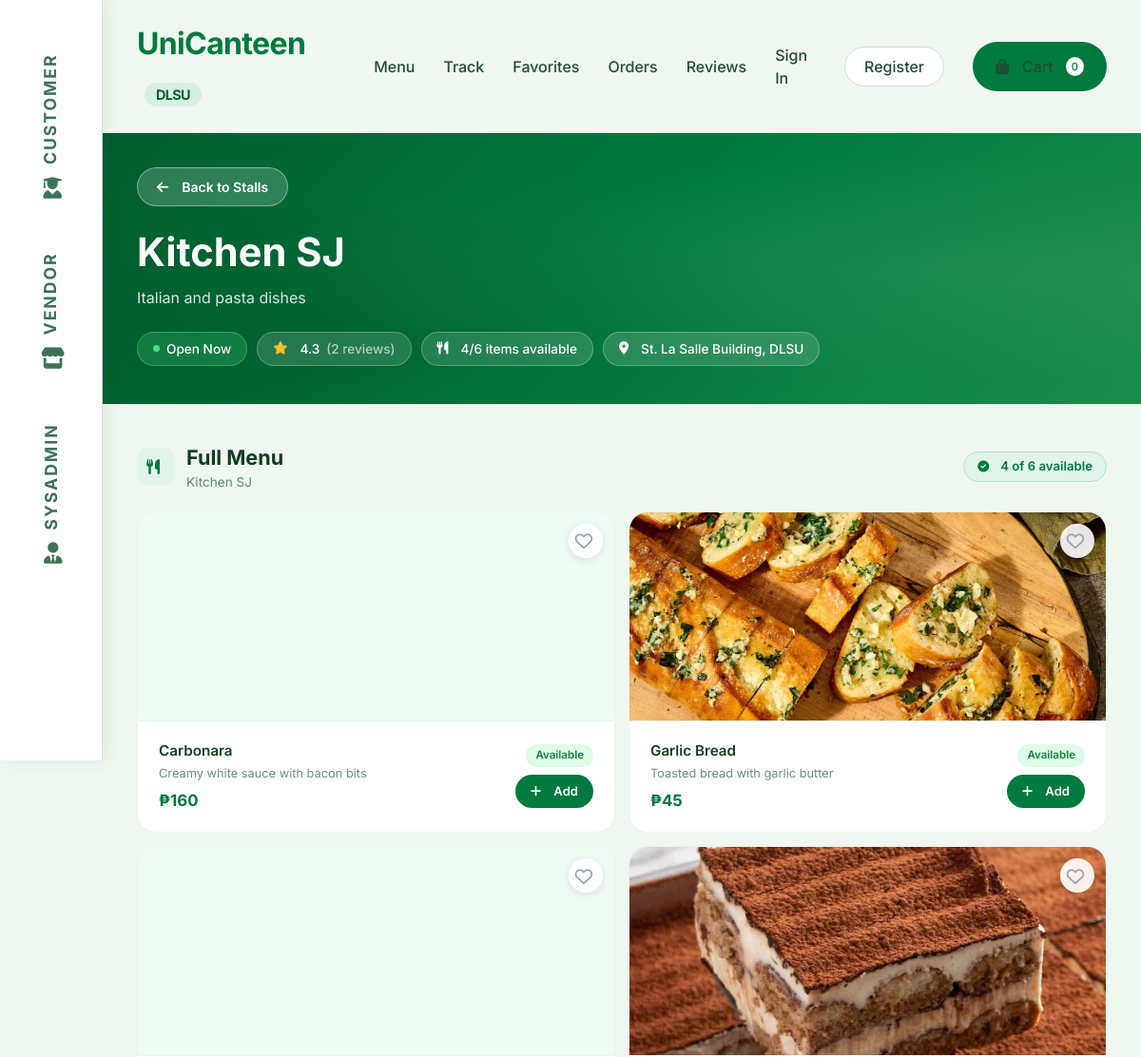
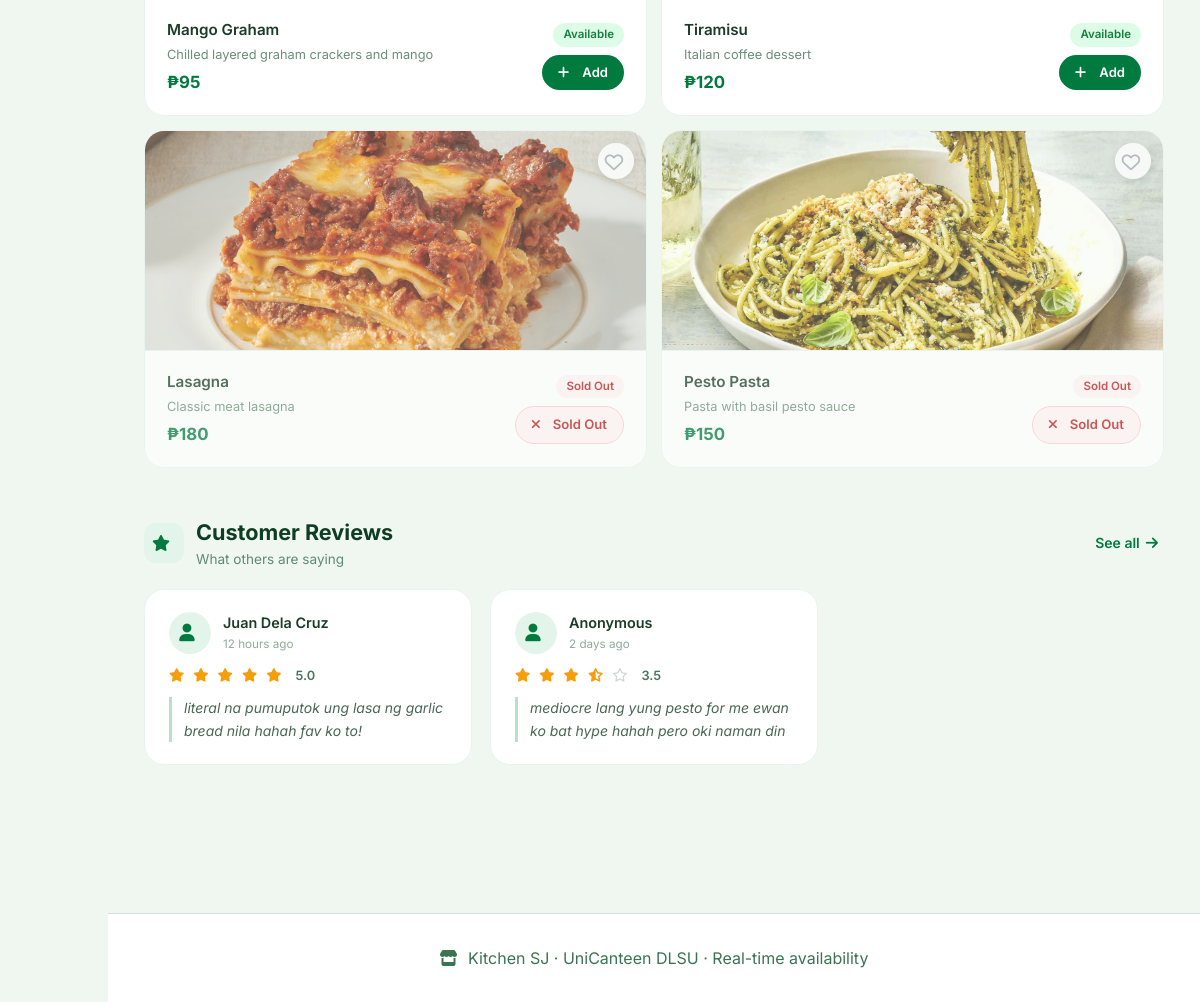
The app's page /index.php?page=restaurant&id=3 with its own data (2 pictures, top to bottom).
### tables this page shows
CREATE TABLE Restaurants (
    ID INT PRIMARY KEY AUTO_INCREMENT,
    name VARCHAR(60) NOT NULL,
    address VARCHAR(100),
    description TEXT,
    logo_url VARCHAR(255),
    owner_ID INT,
    is_open BOOLEAN DEFAULT TRUE,
    created_at TIMESTAMP DEFAULT CURRENT_TIMESTAMP,
    FOREIGN KEY (owner_ID) REFERENCES Users(ID)
);

CREATE TABLE Items (
    ID INT PRIMARY KEY AUTO_INCREMENT,
    name VARCHAR(60) NOT NULL,
    description TEXT,
    price DECIMAL(10, 2) NOT NULL,
    image_url VARCHAR(255),
    isAvailable BOOLEAN DEFAULT TRUE,
    restaurant_ID INT,
    created_at TIMESTAMP DEFAULT CURRENT_TIMESTAMP,
    FOREIGN KEY (restaurant_ID) REFERENCES Restaurants(ID) ON DELETE CASCADE
);

CREATE TABLE Ratings (
    ID INT PRIMARY KEY AUTO_INCREMENT,
    restaurant_ID INT,
    order_ID INT UNIQUE,
    rating DECIMAL(3, 2) CHECK (rating BETWEEN 1.0 AND 5.0),
    review TEXT,
    is_anonymous BOOLEAN DEFAULT FALSE,
    timestamp TIMESTAMP DEFAULT CURRENT_TIMESTAMP,
    FOREIGN KEY (restaurant_ID) REFERENCES Restaurants(ID) ON DELETE CASCADE,
    FOREIGN KEY (order_ID) REFERENCES Orders(ID) ON DELETE CASCADE
);

CREATE TABLE Users (
    ID INT PRIMARY KEY AUTO_INCREMENT,
    email VARCHAR(60) UNIQUE NOT NULL,
    password VARCHAR(255) NOT NULL,
    full_name VARCHAR(100) NOT NULL,
    role ENUM('U', 'V', 'A') NOT NULL,
    created_at TIMESTAMP DEFAULT CURRENT_TIMESTAMP,
    is_active BOOLEAN DEFAULT TRUE,
    is_banned BOOLEAN DEFAULT FALSE,
    last_login TIMESTAMP NULL,
    login_attempts INT DEFAULT 0,
    locked_until TIMESTAMP NULL,
    security_question VARCHAR(255) NULL,
    security_answer VARCHAR(255) NULL
);

### frontend/restaurant.php (the view, shortened to what the rows shown need)
<?php
require_once __DIR__ . '/../config/config.php';
$restaurant_id = intval($_GET['id']);
$db = Database::getInstance()->getConnection();
$restaurantQuery = "SELECT
    r.*,
    COALESCE(AVG(rt.rating), 0) as avg_rating,
    COUNT(DISTINCT rt.ID) as rating_count,
    (SELECT COUNT(*) FROM Items WHERE restaurant_ID = r.ID AND isAvailable = TRUE) as available_items_count,
    (SELECT COUNT(*) FROM Items WHERE restaurant_ID = r.ID) as total_items_count
    FROM Restaurants r
    LEFT JOIN Ratings rt ON r.ID = rt.restaurant_ID
    WHERE r.ID = ?
    GROUP BY r.ID";
$stmt = $db->prepare($restaurantQuery);
$stmt->bind_param("i", $restaurant_id);
$stmt->execute();
$restaurantResult = $stmt->get_result();
$restaurant = $restaurantResult->fetch_assoc();
$itemsQuery = "SELECT * FROM Items WHERE restaurant_ID = ? ORDER BY isAvailable DESC, name";
$stmt = $db->prepare($itemsQuery);
$stmt->bind_param("i", $restaurant_id);
$stmt->execute();
$itemsResult = $stmt->get_result();
$reviewsQuery = "SELECT
    rt.*,
    u.full_name as reviewer_name
    FROM Ratings rt
    LEFT JOIN Orders o ON rt.order_ID = o.ID
    LEFT JOIN Users u ON o.customer_ID = u.ID
    WHERE rt.restaurant_ID = ?
    ORDER BY rt.timestamp DESC
    LIMIT 6";
$stmt = $db->prepare($reviewsQuery);
$stmt->bind_param("i", $restaurant_id);
$stmt->execute();
$reviewsResult = $stmt->get_result();
$cart_items_count = 0;
$userFavorites = [];
?>
<!DOCTYPE html>
<html lang="en">
<head>
    <link rel="stylesheet" href="https://cdnjs.cloudflare.com/ajax/libs/font-awesome/6.0.0-beta3/css/all.min.css">
    <link rel="stylesheet" href="<?php echo url('assets/styles.css'); ?>">
</head>
<body>
    <div class="main-content">
        <section class="page-section">
            <div class="wrapper">
                <nav class="customer-nav">
                    <a href="<?php echo url('index.php?page=customer'); ?>" class="logo">UniCanteen <span>DLSU</span></a>
                    <div class="customer-nav-links">
                        <a href="<?php echo url('index.php?page=customer'); ?>#menu">Menu</a>
                        <a href="<?php echo url('index.php?page=customer'); ?>#track">Track</a>
                        <a href="<?php echo url('index.php?page=favorites'); ?>">Favorites</a>
                        <a href="<?php echo url('index.php?page=orders'); ?>">Orders</a>
                        <a href="<?php echo url('index.php?page=reviews'); ?>">Reviews</a>
                        <?php if (isset($_SESSION['user_id'])): ?>
                            <a
                                href="<?php echo url('index.php?page=profile'); ?>"><?php echo htmlspecialchars(explode(' ', $_SESSION['user_name'] ?? 'Profile')[0]); ?></a>
                            <a href="<?php echo url('index.php?page=logout'); ?>" class="btn-outline">Logout</a>
                        <?php else: ?>
                            <a href="<?php echo url('index.php?page=login'); ?>">Sign In</a>
                            <a href="<?php echo url('index.php?page=register'); ?>" class="btn-outline">Register</a>
                        <?php endif; ?>
                        <a href="<?php echo url('index.php?page=cart'); ?>" class="btn-primary">
                            <i class="fas fa-bag-shopping"></i> Cart
                            <span class="cart-count"><?php echo $cart_items_count; ?></span>
                        </a>
                    </div>
                </nav>
            </div>
            <div class="r-hero">
                <div class="r-hero-inner">
                    <div class="wrapper">
                        <div>
                            <a href="<?php echo url('index.php?page=customer'); ?>#menu" class="btn-back">
                                <i class="fas fa-arrow-left"></i> Back to Stalls
                            </a>
                        </div>
                        <div class="r-hero-row">
                            <div>
                                <h1><?php echo htmlspecialchars($restaurant['name']); ?></h1>
                                <?php if ($restaurant['description']): ?>
                                    <p class="r-hero-desc"><?php echo htmlspecialchars($restaurant['description']); ?></p>
                                <?php endif; ?>
                                <div class="hero-pills">
                                    <span
                                        class="h-pill <?php echo $restaurant['is_open'] ? 'pill-open' : 'pill-closed'; ?>">
                                        <span class="dot"></span>
                                        <?php echo $restaurant['is_open'] ? 'Open Now' : 'Closed'; ?>
                                    </span>
                                    <span class="h-pill">
                                        <i class="fas fa-star" style="color:#fbbf24;"></i>
                                        <?php echo number_format($restaurant['avg_rating'], 1); ?>
                                        <span style="opacity:0.65;">(<?php echo $restaurant['rating_count']; ?>
                                            reviews)</span>
                                    </span>
                                    <span class="h-pill">
                                        <i class="fas fa-utensils"></i>
                                        <?php echo $restaurant['available_items_count']; ?>/<?php echo $restaurant['total_items_count']; ?>
                                        items available
                                    </span>
                                    <?php if ($restaurant['address']): ?>
                                        <span class="h-pill">
                                            <i class="fas fa-map-marker-alt"></i>
                                            <?php echo htmlspecialchars($restaurant['address']); ?>
                                        </span>
                                    <?php endif; ?>
                                </div>
                            </div>
                        </div>
                    </div>
                </div>
            </div>
            <div class="r-body">
                <div class="wrapper">
                    <div class="sec-header">
                        <div class="sec-header-icon"><i class="fas fa-utensils"></i></div>
                        <div>
                            <h2>Full Menu</h2>
                            <p class="sec-subtitle"><?php echo $restaurant['name']; ?></p>
                        </div>
                        <div class="sec-header-end">
                            <span class="availability-pill">
                                <i class="fas fa-circle-check" style="font-size:0.75rem;"></i>
                                <?php echo $restaurant['available_items_count']; ?> of
                                <?php echo $restaurant['total_items_count']; ?> available
                            </span>
                        </div>
                    </div>
                    <div class="menu-grid-2col">
                        <?php
                        $itemsResult->data_seek(0);
                        while ($item = $itemsResult->fetch_assoc()):
                            $isAvailable = ($item['isAvailable'] == 1 || $item['isAvailable'] === '1' || $item['isAvailable'] === true);
                            $isFav = in_array($item['ID'], $userFavorites);
                            ?>
                            <div class="menu-card <?php echo !$isAvailable ? 'sold-out-card' : ''; ?>" style="position:relative;">
                                <button class="fav-btn" data-item-id="<?php echo $item['ID']; ?>"
                                        style="position:absolute; top:12px; right:12px; z-index:10; background:rgba(255,255,255,0.9); border:none; border-radius:50%; width:36px; height:36px; display:flex; align-items:center; justify-content:center; cursor:pointer; box-shadow:0 2px 8px rgba(0,0,0,0.1); color: <?php echo $isFav ? '#dc2626' : '#9ca3af'; ?>; transition: transform 0.2s, color 0.2s; font-size:1.15rem;">
                                    <i class="<?php echo $isFav ? 'fas' : 'far'; ?> fa-heart" style="transform: translate(1px, 1px);"></i>
                                </button>
                                <?php if (!empty($item['image_url'])): ?>
                                    <img src="<?php echo htmlspecialchars(url($item['image_url'])); ?>"
                                        alt="<?php echo htmlspecialchars($item['name']); ?>" class="menu-card-img">
                                <?php else: ?>
                                    <div class="menu-card-icon">
                                    </div>
                                <?php endif; ?>
                                <div class="menu-card-info-row">
                                    <div class="menu-card-body">
                                        <div class="menu-card-name"><?php echo htmlspecialchars($item['name']); ?></div>
                                        <?php if ($item['description']): ?>
                                            <div class="menu-card-desc"><?php echo htmlspecialchars($item['description']); ?>
                                            </div>
                                        <?php endif; ?>
                                        <div class="menu-card-price" style="margin-top:6px;">
                                            ₱<?php echo number_format($item['price'], 0); ?></div>
                                    </div>
                                    <div class="menu-card-actions">
                                        <span class="avail-tag-small <?php echo $isAvailable ? 'yes' : 'no'; ?>">
                                            <?php echo $isAvailable ? 'Available' : 'Sold Out'; ?>
                                        </span>
                                        <?php if (!$restaurant['is_open']): ?>
                                            <span class="btn-store-closed">
                                                <i class="fas fa-lock"></i> Store Closed
                                            </span>
                                        <?php elseif ($isAvailable): ?>
                                            <a href="<?php echo url('index.php?page=restaurant&id=' . $restaurant_id . '&add_to_cart=' . $item['ID']); ?>"
                                                class="btn-add" id="cart-btn-<?php echo $item['ID']; ?>">
                                                <i class="fas fa-plus"></i> Add
                                            </a>
                                        <?php else: ?>
                                            <span class="btn-sold">
                                                <i class="fas fa-times"></i> Sold Out
                                            </span>
                                        <?php endif; ?>
                                    </div>
                                </div>
                            </div>
                        <?php endwhile; ?>
                    </div>
                    <div class="sec-header" id="reviews">
                        <div class="sec-header-icon"><i class="fas fa-star"></i></div>
                        <div>
                            <h2>Customer Reviews</h2>
                            <p class="sec-subtitle">What others are saying</p>
                        </div>
                        <div class="sec-header-end">
                            <a href="<?php echo url('index.php?page=reviews'); ?>"
                                style="color:#007a3e; font-weight:600; font-size:0.875rem; text-decoration:none; display:flex; align-items:center; gap:6px;">
                                See all <i class="fas fa-arrow-right"></i>
                            </a>
                        </div>
                    </div>
                    <div class="reviews-grid-local">
                        <?php
                        $reviewsResult->data_seek(0);
                        if ($reviewsResult->num_rows > 0):
                            while ($review = $reviewsResult->fetch_assoc()):
                                ?>
                                <div class="rev-card">
                                    <div class="rev-top">
                                        <div class="rev-avatar">
                                            <i class="fas fa-user"></i>
                                        </div>
                                        <div>
                                            <div class="rev-name">
                                                <?php echo htmlspecialchars($review['reviewer_name'] ?? 'Anonymous'); ?>
                                            </div>
                                            <div class="rev-time"><?php echo getTimeAgo($review['timestamp']); ?></div>
                                        </div>
                                    </div>
                                    <div class="rev-stars">
                                        <?php
                                        $rating = $review['rating'];
                                        for ($i = 1; $i <= 5; $i++):
                                            if ($i <= floor($rating)): ?>
                                                <i class="fas fa-star"></i>
                                            <?php elseif ($i - 0.5 <= $rating): ?>
                                                <i class="fas fa-star-half-alt"></i>
                                            <?php else: ?>
                                                <i class="far fa-star" style="color:#d1d5db;"></i>
                                            <?php endif;
                                        endfor; ?>
                                        <span><?php echo number_format($rating, 1); ?></span>
                                    </div>
                                    <?php if ($review['review']): ?>
                                        <div class="rev-text"><?php echo htmlspecialchars(html_entity_decode($review['review'], ENT_QUOTES, 'UTF-8')); ?></div>
                                    <?php endif; ?>
                                </div>
                                <?php
                            endwhile;
                        endif; ?>
                    </div>
                </div>
            </div>
            <footer class="footer-note">
                <i class="fas fa-store"></i>
                <?php echo htmlspecialchars($restaurant['name']); ?> · UniCanteen DLSU · Real-time availability
            </footer>
        </section>
    </div>
</body>
</html>

### records on screen
restaurants: name "Kitchen SJ", description "Italian and pasta dishes", address "St. La Salle Building, DLSU"
items: name "Carbonara", description "Creamy white sauce with bacon bits", price "160", isAvailable "Available"
items: image_url (picture), name "Garlic Bread", description "Toasted bread with garlic butter", price "45", isAvailable "Available"
items: name "Mango Graham", description "Chilled layered graham crackers and mango", price "95", isAvailable "Available"
items: image_url (picture), name "Tiramisu", description "Italian coffee dessert", price "120", isAvailable "Available"
items: image_url (picture), name "Lasagna", description "Classic meat lasagna", price "180", isAvailable "Sold Out"
items: image_url (picture), name "Pesto Pasta", description "Pasta with basil pesto sauce", price "150", isAvailable "Sold Out"
ratings: users.full_name "Juan Dela Cruz", timestamp "12 hours ago", rating "5.0", review "literal na pumuputok ung lasa ng garlic bread nila hahah fav ko to!"
ratings: reviewer_name "Anonymous", timestamp "2 days ago", rating "3.5", review "mediocre lang yung pesto for me ewan ko bat hype hahah pero oki naman din"

### other values on screen
$cart_items_count "0"
$restaurant['avg_rating'] "4.3"
$restaurant['rating_count'] "2"
$restaurant['available_items_count'] "4"
$restaurant['total_items_count'] "6"
